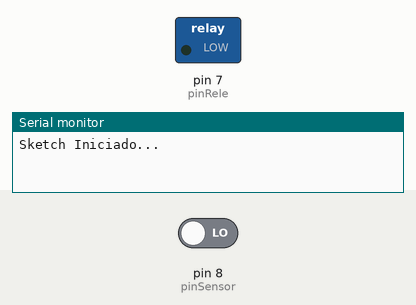
The sketch below on a simulated Arduino Uno, built with avr-gcc and run on an emulated ATmega328P. Shown: switched loads named in the sketch (green lamp = pin HIGH), the last lines printed to the serial monitor. The test bench sets the inputs (shaded band); at power-on: pin 8 (pinSensor) LOW.

Above: at 3.2 s.
3.3 s: pin 8 (pinSensor) driven HIGH
At 4.4 s:
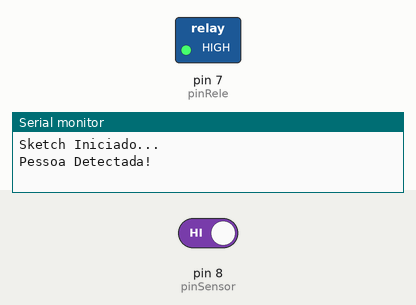
4.8 s: pin 8 (pinSensor) driven LOW
At 5.6 s:
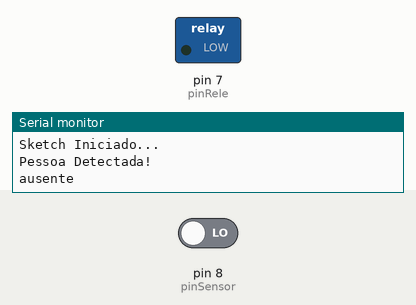
Timing chart, 0 to 7.8 s (numbered marks = the images above; inputs shaded):
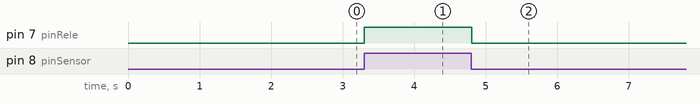

Measured:
- after the input at 3.3 s, pin 7 (pinRele): LOW → HIGH at once
- after the input at 4.8 s, pin 7 (pinRele): HIGH → LOW at once

The sketch:

Q1114-Sketch.ino
```cpp
//Pinos
#define pinSensor 8     //ARDUINO=8  ESP=4
#define pinRele 7       //ARDUINO=7  ESP=21

#define NIVEL_RELE_LIGADO HIGH

//Variáveis Globais
bool estado = false;
bool estadoAnt = false;

void setup() {
  pinMode(pinSensor, INPUT);
  pinMode(pinRele, OUTPUT);

  digitalWrite(pinRele, !NIVEL_RELE_LIGADO);

  Serial.begin(9600);
  delay(2000);  //Espera para iniciar o serial e o módulo HLK-LD2420, que também precisa de um tempo para iniciar.
  Serial.println("Sketch Iniciado...");
}

void loop() {

  estado = digitalRead(pinSensor);

  if (estado != estadoAnt) {
    if (estado) {
      Serial.println("Pessoa Detectada!");
      digitalWrite(pinRele, NIVEL_RELE_LIGADO);
    } else {
      Serial.println("ausente");
      digitalWrite(pinRele, !NIVEL_RELE_LIGADO);
    }
  }

  estadoAnt = estado;
  delay(20);
}
```
